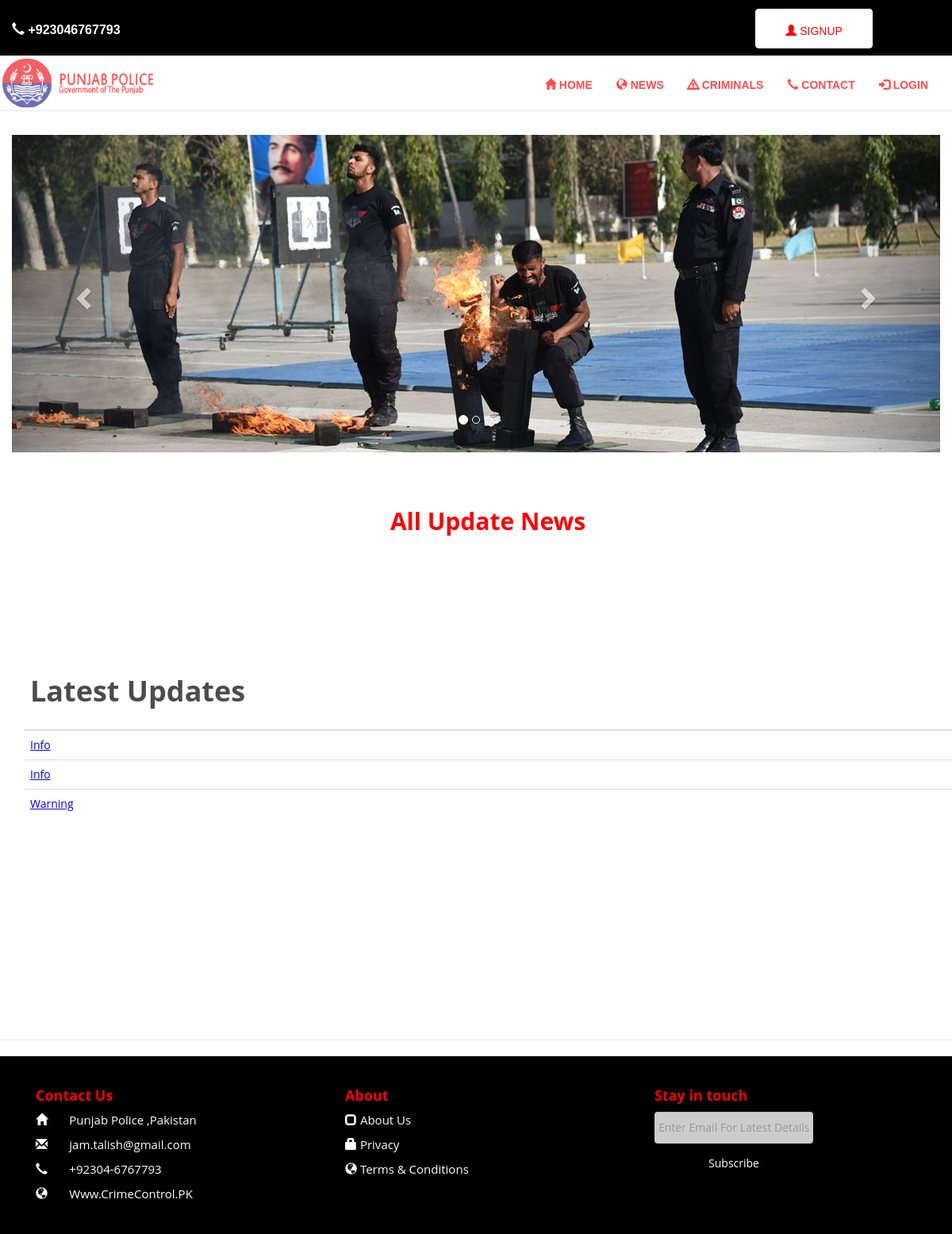
The app's page /recenet_updates.php with its own data.
### tables this page shows
CREATE TABLE `tbl_update` (
  `id` int(30) NOT NULL,
  `upheading` varchar(100) NOT NULL,
  `uptype` varchar(200) NOT NULL,
  `updetail` varchar(1000) NOT NULL,
  `postedby` varchar(100) NOT NULL,
  `date` datetime(3) NOT NULL DEFAULT CURRENT_TIMESTAMP(3)
);

### recenet_updates.php (the view, shortened to what this page needs)
<?php
include ("includes/header.php");
include ("includes/content.php");
 ?>
	   <div id="news" class="news" style="height:700px;">
	   <div class="container">
	   <h2 class="wow fadeInUp" data-wow-delay="0.2">All Update News</h2>
	   <br>
	   <br>
	   <br>
	   <br>
	   <br>
	   <br>
	   <br>
	   <div class="row">
	   		<table class="table">
    <thead>
      <tr>
        <th><h1>Latest Updates</h1></th>
      </tr>
    </thead>
    <tbody>
    <tr>
    	<?php
      	    include "connect/db.php";
            $query       = "SELECT * FROM tbl_update";
	        $queryResult = mysqli_query($conn,$query);
	        while($row = mysqli_fetch_assoc($queryResult))
	           {
                    $id                = $row['id'];
            		$utype             = $row["uptype"];
		?>
		<td style="text-align: left;"><a style="text-decoration:underline; color:blue;" href="full_updates.php?pid=<?php echo $id; ?>"><?php echo $utype;?></a></td>
      </tr>
      <?php
         }
        ?>
    </tbody>
  </table>
	   </div>
	   </div>
	   </div>
<?php
include ("includes/footer.php");
?>

### css/style.css (style rules this page uses)
* { padding: 0px; margin: 0px; }
body { overflow-x: hidden; font-family:'Open Sans',sans-serif; text-rendering: optimizeLegibility !important; -webkit-font-smoothing:antialiased !important; }
a { text-decoration: none; transition: all 500ms ease-in-out; color:white; }
h1,h2,h3,h4,h5,h6 { font-weight:700; color:red; }
.news { padding:80px 0 80px; text-align:center; }
.news h1, .news h4 { color:#4c4c4c; margin:20px 0 20px; }
@media only screen and (min-width:1001px ) and (max-width:1999px) { .news { margin-top: -100px; padding: 30px; } }
@media only screen and (min-width:1200px ) and (max-width:1380px) { .news { margin-top: -80px; padding: 30px; } }

### records on screen
tbl_update: uptype "Info"
tbl_update: uptype "Info"
tbl_update: uptype "Warning"
